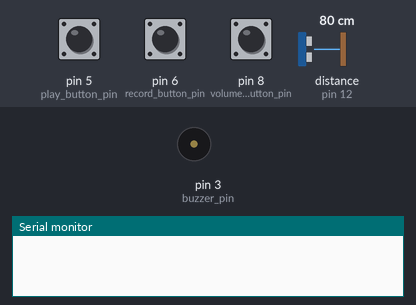
Bench run of a sketch on a simulated Arduino Uno, built with avr-gcc and run on an emulated ATmega328P. On the bench: buzzer (waves = sounding), the last lines printed to the serial monitor. The test bench sets the inputs (shaded band); at power-on: pin 6 (record_button_pin) HIGH, distance to the obstacle (sensor on pin 12) 80 cm, pin 5 (play_button_pin) HIGH, pin 8 (volume_button_pin) HIGH. The echo pulse lasts 58.3 µs per cm.

Above: at 2.2 s.
2.3 s: pin 6 (record_button_pin) pulled LOW for 0.15 s
At 3.3 s:
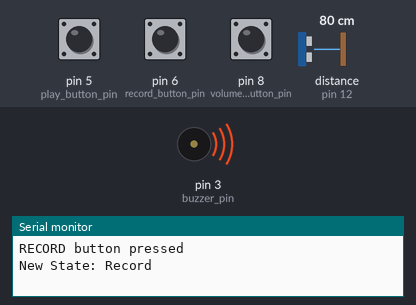
3.9 s: distance to the obstacle (sensor on pin 12) set to 2 cm
At 4.4 s:
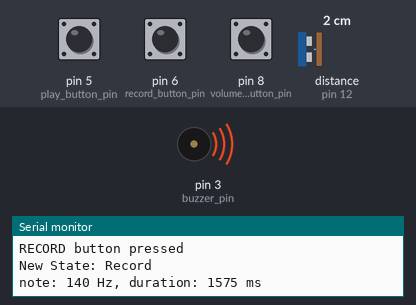
10.1 s: distance to the obstacle (sensor on pin 12) set to 4 cm
At 12.9 s:
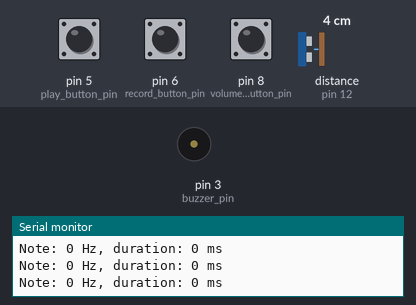
13.1 s: pin 5 (play_button_pin) pulled LOW for 3.2 s
At 15.9 s:
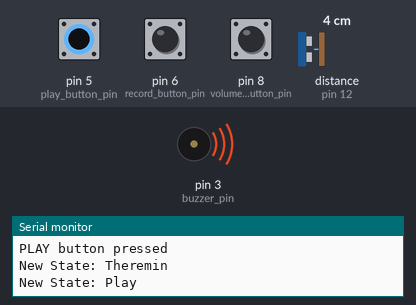
Timing chart, 0 to 18.5 s (numbered marks = the images above; inputs shaded):
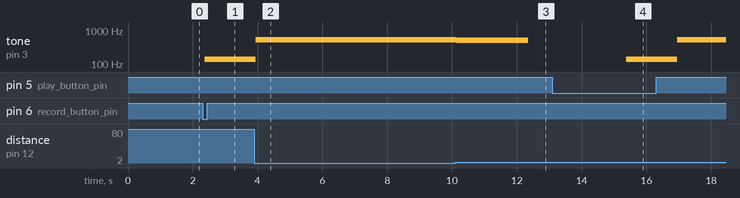

Measured:
- after the input at 2.3 s, tone on pin 3 (buzzer_pin): silent → 140 Hz after 0.07 s
- after the input at 3.9 s, tone on pin 3 (buzzer_pin): 140 Hz → 514 Hz at once
- after the input at 10.1 s, tone on pin 3 (buzzer_pin): 514 Hz → 504 Hz after 0.05 s, → silent 2.2 s later
- after the input at 13.1 s, tone on pin 3 (buzzer_pin): silent → 140 Hz after 2.3 s, → 514 Hz 1.6 s later

The sketch:

theremin.ino
```cpp
#include "SR04.h"
#include "pitches.h"

int trig_pin = 12;
int echo_pin = 11;

int buzzer_pin = 3;

int volume_button_pin = 8;

int record_button_pin = 6;

int play_button_pin = 5;

// notes in the melody:
int melody[] = {
  NOTE_C5, NOTE_D5, NOTE_E5, NOTE_F5, NOTE_G5, NOTE_A5, NOTE_B5, NOTE_C6, NOTE_B0};

int all_notes[] = {
  NOTE_B0, NOTE_C1, NOTE_CS1, NOTE_D1, NOTE_DS1, NOTE_E1, NOTE_F1, NOTE_FS1, NOTE_G1, NOTE_GS1, NOTE_A1, NOTE_AS1, NOTE_B1,
  NOTE_C2, NOTE_CS2, NOTE_D2, NOTE_DS2, NOTE_E2, NOTE_F2, NOTE_FS2, NOTE_G2, NOTE_GS2, NOTE_A2, NOTE_AS2, NOTE_B2,
  NOTE_C3, NOTE_CS3, NOTE_D3, NOTE_DS3, NOTE_E3, NOTE_F3, NOTE_FS3, NOTE_G3, NOTE_GS3, NOTE_A3, NOTE_AS3, NOTE_B3,
  NOTE_C4, NOTE_CS4, NOTE_D4, NOTE_DS4, NOTE_E4, NOTE_F4, NOTE_FS4, NOTE_G4, NOTE_GS4, NOTE_A4, NOTE_AS4, NOTE_B4,
  NOTE_C5, NOTE_CS5, NOTE_D5, NOTE_DS5, NOTE_E5, NOTE_F5, NOTE_FS5, NOTE_G5, NOTE_GS5, NOTE_A5, NOTE_AS5, NOTE_B5,
  NOTE_C6, NOTE_CS6, NOTE_D6, NOTE_DS6, NOTE_E6, NOTE_F6, NOTE_FS6, NOTE_G6, NOTE_GS6, NOTE_A6, NOTE_AS6, NOTE_B6,
  NOTE_C7, NOTE_CS7, NOTE_D7, NOTE_DS7, NOTE_E7, NOTE_F7, NOTE_FS7, NOTE_G7, NOTE_GS7, NOTE_A7, NOTE_AS7, NOTE_B7,
  NOTE_C8, NOTE_CS8, NOTE_D8, NOTE_DS8
};

int duration = 500;  // 500 miliseconds

SR04 sensor = SR04(echo_pin, trig_pin);

long distance;

// volume button
bool lastVolumeButtonRead = HIGH;
bool volumeButtonPressed = false;

// note tracker
int currentNote = -1; // -1 = "no note yet"
unsigned long recordStartTime = 0;
unsigned long noteStartTime = 0;
const int NOTE_TOLERANCE = 5;  // Hz buffer to see if the note is the same
const int MAX_TIME = 10000;

// record button
bool lastRecordButtonRead = HIGH;
bool recordButtonPressed = false;

// play button
bool lastPlayButtonRead = HIGH;
bool playButtonPressed = false;

int playNoteIndex = 0;
unsigned long playNoteStartTime = 0;


enum State {
  THEREMIN_STATE,
  RECORD_STATE,
  PLAY_STATE
};

State previousState = THEREMIN_STATE;

State currentState = THEREMIN_STATE;

enum class ButtonType {
  VOLUME,
  RECORD,
  PLAY,
};

struct RecordedNote {
  int noteFrequency;
  int noteDuration;
};

const int MAX_RECORDED_NOTES = 100;
int noteCounter = 0;
RecordedNote recordedNotes[MAX_RECORDED_NOTES];

void setup() {
  // put your setup code here, to run once:
  pinMode(buzzer_pin, OUTPUT);
  Serial.begin(9600);
  delay(1000);
  pinMode(volume_button_pin, INPUT_PULLUP);
  pinMode(record_button_pin, INPUT_PULLUP);
  pinMode(play_button_pin, INPUT_PULLUP);


}

const char* buttonName(ButtonType button) {
  switch (button) {
    case ButtonType::VOLUME: return "VOLUME";
    case ButtonType::RECORD: return "RECORD";
    case ButtonType::PLAY:   return "PLAY";
  }
  return "SPOOKY UNKNOWN BUTTON";
}

const char* stateName(State state) {
  switch (state) {
    case THEREMIN_STATE: return "New State: Theremin";
    case RECORD_STATE: return "New State: Record";
    case PLAY_STATE:   return "New State: Play";
  }
  return "Spooky unknown state";
}

bool buttonToggle(
  ButtonType button,
  bool buttonReading,
  bool &lastButtonRead,
  bool &isButtonPressed) {

  bool justPressed = false;
  if (buttonReading == LOW && lastButtonRead == HIGH) {
    Serial.print(buttonName(button));
    Serial.println(" button pressed");
    isButtonPressed = !isButtonPressed;
    justPressed = true;
  }
  lastButtonRead = buttonReading;
  return justPressed;
}

void loop() {

  // loop setup

  // ------ volume button control ------
  bool volumeReading = digitalRead(volume_button_pin);
  bool volumeJustPressed = buttonToggle(ButtonType::VOLUME, volumeReading, lastVolumeButtonRead, volumeButtonPressed);
  // ----------------------------------------------

  // ------ record button control ------
  bool recordButtonReading = digitalRead(record_button_pin);
  bool recordJustPressed = buttonToggle(ButtonType::RECORD, recordButtonReading, lastRecordButtonRead, recordButtonPressed);
  // ----------------------------------------------

  // ------ play button control ------
  bool playButtonReading = digitalRead(play_button_pin);
  bool playJustPressed = buttonToggle(ButtonType::PLAY, playButtonReading, lastPlayButtonRead, playButtonPressed);
  // ----------------------------------------------

  distance = sensor.Distance();
  //Serial.println(distance);

  // NOTE_B5 = higher pitch
  //NOTE_F1 = lower pitch
  // int frequency = map(distance, 0, 100, NOTE_B5, NOTE_F1);
  int frequency = map(distance, 0, 100, NOTE_C5, NOTE_F1);

  if (previousState != currentState) {
    Serial.println(stateName(currentState));
    previousState = currentState;
  }


  // states
  switch(currentState) {
    case THEREMIN_STATE:
      if (volumeButtonPressed) {
        tone(buzzer_pin, frequency);
      } else {
        noTone(buzzer_pin);

      }
      if (recordJustPressed) {
        currentState = RECORD_STATE;
        recordStartTime = millis();
        currentNote = -1;
        noteCounter = 0;
      }

      if (playJustPressed) {
        currentState = PLAY_STATE;
        playNoteIndex = 0;
        tone(buzzer_pin, recordedNotes[0].noteFrequency);
        playNoteStartTime = millis();
      }
      break;
    case RECORD_STATE: {
      tone(buzzer_pin, frequency);

      unsigned long timeElapsed = millis() - recordStartTime;
      if (timeElapsed >= MAX_TIME || noteCounter >= MAX_RECORDED_NOTES) {
        noTone(buzzer_pin);
        Serial.println("RECORDING OVER");

        Serial.println("ALL NOTES PLAYED IN THE LAST SESSION");
        for (int i = 0; i <= MAX_RECORDED_NOTES; i++) {
          Serial.print("Note: ");
          Serial.print(recordedNotes[i].noteFrequency);
          Serial.print(" Hz, duration: ");
          Serial.print(recordedNotes[i].noteDuration);
          Serial.println(" ms");
        }
        Serial.println("EOF FOR NOTES, RECORDING OVER");
        currentState = THEREMIN_STATE;
      } else {
        if (currentNote == -1) { // the first note being read
          currentNote = frequency;
          noteStartTime = millis();
        } else if (abs(frequency - currentNote) > NOTE_TOLERANCE) {
          unsigned long heldFor = millis() - noteStartTime;
          if (noteCounter < MAX_RECORDED_NOTES) {
            recordedNotes[noteCounter].noteFrequency = currentNote;
            recordedNotes[noteCounter].noteDuration = heldFor;
            noteCounter++;
          }
          Serial.print("note: ");
          Serial.print(currentNote);
          Serial.print(" Hz, duration: ");
          Serial.print(heldFor);
          Serial.println(" ms");

          currentNote = frequency;
          noteStartTime = millis();
        }
      }
      break;
    }
    case PLAY_STATE:
     if (volumeButtonPressed) {
        noTone(buzzer_pin);
        currentState = THEREMIN_STATE;
        break;
      }
      unsigned long timeElapsed = millis() - playNoteStartTime;
      if (timeElapsed >= recordedNotes[playNoteIndex].noteDuration) {
        playNoteIndex++;
        if(playNoteIndex >= MAX_RECORDED_NOTES) {
          noTone(buzzer_pin);
          Serial.println("SONG OVER!");
          currentState = THEREMIN_STATE;
          break;
        } else {
          tone(buzzer_pin, recordedNotes[playNoteIndex].noteFrequency);
          playNoteStartTime = millis();
        }
      }
      break;
  }
}
```

pitches.h
```cpp
/*************************************************
   Public Constants
 *************************************************/

#define NOTE_B0 31
#define NOTE_C1 33
#define NOTE_CS1 35
#define NOTE_D1 37
#define NOTE_DS1 39
#define NOTE_E1 41
#define NOTE_F1 44
#define NOTE_FS1 46
#define NOTE_G1 49
#define NOTE_GS1 52
#define NOTE_A1 55
#define NOTE_AS1 58
#define NOTE_B1 62
#define NOTE_C2 65
#define NOTE_CS2 69
#define NOTE_D2 73
#define NOTE_DS2 78
#define NOTE_E2 82
#define NOTE_F2 87
#define NOTE_FS2 93
#define NOTE_G2 98
#define NOTE_GS2 104
#define NOTE_A2 110
#define NOTE_AS2 117
#define NOTE_B2 123
#define NOTE_C3 131
#define NOTE_CS3 139
#define NOTE_D3 147
#define NOTE_DS3 156
#define NOTE_E3 165
#define NOTE_F3 175
#define NOTE_FS3 185
#define NOTE_G3 196
#define NOTE_GS3 208
#define NOTE_A3 220
#define NOTE_AS3 233
#define NOTE_B3 247
#define NOTE_C4 262
#define NOTE_CS4 277
#define NOTE_D4 294
#define NOTE_DS4 311
#define NOTE_E4 330
#define NOTE_F4 349
#define NOTE_FS4 370
#define NOTE_G4 392
#define NOTE_GS4 415
#define NOTE_A4 440
#define NOTE_AS4 466
#define NOTE_B4 494
#define NOTE_C5 523
#define NOTE_CS5 554
#define NOTE_D5 587
#define NOTE_DS5 622
#define NOTE_E5 659
#define NOTE_F5 698
#define NOTE_FS5 740
#define NOTE_G5 784
#define NOTE_GS5 831
#define NOTE_A5 880
#define NOTE_AS5 932
#define NOTE_B5 988
#define NOTE_C6 1047
#define NOTE_CS6 1109
#define NOTE_D6 1175
#define NOTE_DS6 1245
#define NOTE_E6 1319
#define NOTE_F6 1397
#define NOTE_FS6 1480
#define NOTE_G6 1568
#define NOTE_GS6 1661
#define NOTE_A6 1760
#define NOTE_AS6 1865
#define NOTE_B6 1976
#define NOTE_C7 2093
#define NOTE_CS7 2217
#define NOTE_D7 2349
#define NOTE_DS7 2489
#define NOTE_E7 2637
#define NOTE_F7 2794
#define NOTE_FS7 2960
#define NOTE_G7 3136
#define NOTE_GS7 3322
#define NOTE_A7 3520
#define NOTE_AS7 3729
#define NOTE_B7 3951
#define NOTE_C8 4186
#define NOTE_CS8 4435
#define NOTE_D8 4699
#define NOTE_DS8 4978
```
